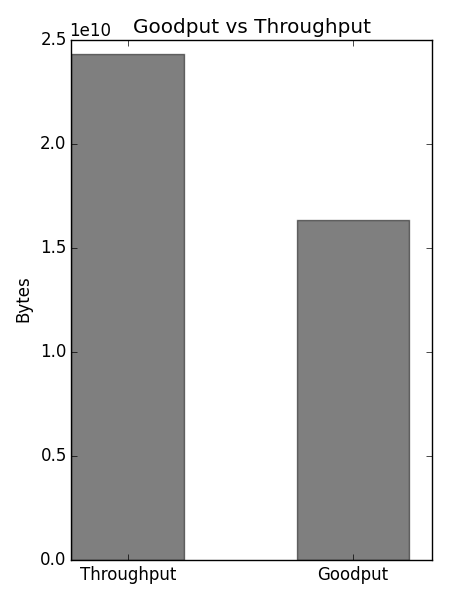

This chart was generated by the following Python code:
"""
Bar chart demo with pairs of bars grouped for easy comparison.
"""
import numpy as np
import matplotlib.pyplot as plt


n_groups = 2


usage = (24338189029, 16348461868)

fig, ax = plt.subplots()
fig.set_size_inches(4.5,6.0)

index = np.arange(n_groups)
bar_width = 0.5

opacity = 0.5
error_config = {'ecolor': '0.3'}

rects1 = plt.bar(index, usage, bar_width,
                 alpha=opacity,
                 color='black',
                 error_kw=error_config)

plt.xlabel('')
plt.ylabel('Bytes')
plt.title('Goodput vs Throughput')
plt.xticks(index + (bar_width/2), ('Throughput', 'Goodput'))
plt.legend()

plt.tight_layout()
plt.show()
